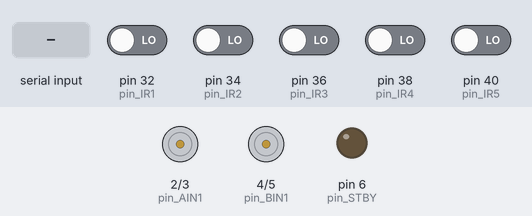
Recording of a sketch running on a simulated Arduino Mega 2560, built with avr-gcc and run on an emulated ATmega2560. On the bench: motor-driver pin pairs drawn as motors (green arrow = first pin HIGH = forward, orange = second pin HIGH = backward, longer = more drive, scaled by the enable pin, stopped while the standby pin is LOW), output pins drawn as LEDs (lit = HIGH). Inputs (shaded band) come from the test bench; at power-on: pin 32 (pin_IR1), pin 34 (pin_IR2), pin 36 (pin_IR3), pin 38 (pin_IR4), pin 40 (pin_IR5) LOW. Pins used as bus, display or sensor lines are not drawn.

Above: at 1.2 s.
1.3 s: "s\n" received over the second serial link
At 2.6 s:
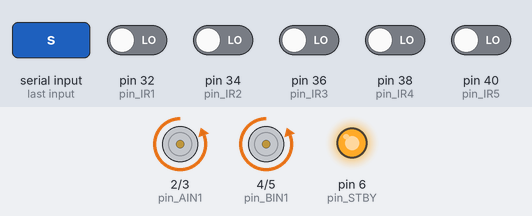
3.0 s: pin 32 (pin_IR1) driven HIGH
At 4.2 s:
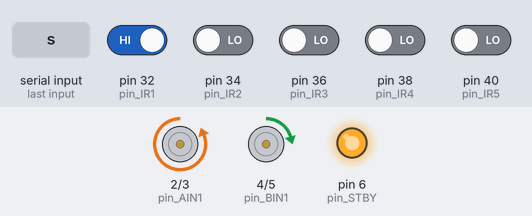
4.5 s: pin 34 (pin_IR2) driven HIGH
At 5.3 s:
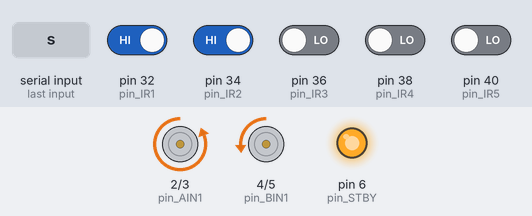
6.0 s: pin 36 (pin_IR3) driven HIGH
At 6.3 s:
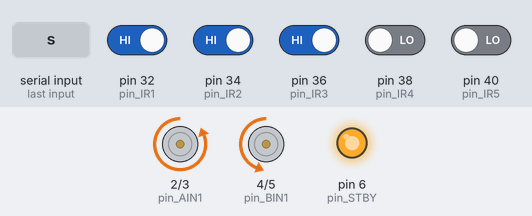
7.5 s: pin 38 (pin_IR4) driven HIGH
At 8.8 s:
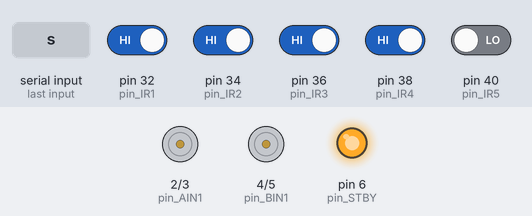
Timing chart, 0 to 10.0 s (numbered marks = the images above; inputs shaded):
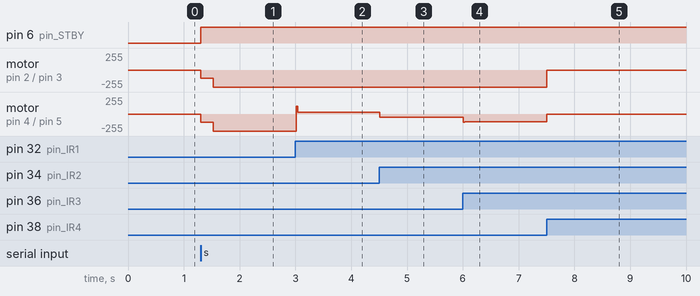

The sketch:

midterm_project.ino
```cpp
#include "bluetooth.h"
#include "RFID.h"
#include "node.h"

#define pin_PWMA 12
#define pin_PWMB 13
#define pin_AIN1 2
#define pin_AIN2 3
#define pin_BIN1 4
#define pin_BIN2 5
#define pin_STBY 6
#define pin_IR1 32
#define pin_IR2 34
#define pin_IR3 36
#define pin_IR4 38
#define pin_IR5 40
#define pin_RFID_SS 53
#define pin_RFID_RST 9
#define pin_BT_RX 18
#define pin_BT_TX 19

Bluetooth * bt;
IR_sensor * sensors[5];
RFID * rfid;
Motor * motor;

//status to represent the current state of the car
enum status {
  START, //initial state
  ADVANCING, //car is advancing on road
  GOING_STRAIGHT_THROUGH, //car is going straight through the node
  TURNING_LEFT, //car is turning left at the node
  TURNING_RIGHT, //car is turning right at the node
  U_TURNING, //car is making a U-turn at the node
  END //car is at the end of the road and halts
};

//position to represent the current position of the car
enum position{
  PATH, //car is on the path
  NODE //car is at the node
};

double lastError = 0.0; //for tracking
unsigned long loop_timer = 0; //to count the number of loops
unsigned long last_UID = 0; //to avoid sending the same UID multiple times
unsigned long last_enter_node_time = 0; //to record the time when the car enters the node to prevent from multiple enter into the same node
status last_turn = TURNING_LEFT; //to record the last turn direction for correcting the direction of U-turn
status current_status = START; //to record the current status of the car
status next_status = END; //to record the next status of the car
position current_position = PATH; //to record the current position of the car
bool sensors_read[5]; //to record the reading of the sensors

void setup() {
  Serial.begin(9600);
  SPI.begin();
  sensors[0] = new IR_sensor(pin_IR1);
  sensors[1] = new IR_sensor(pin_IR2);
  sensors[2] = new IR_sensor(pin_IR3);
  sensors[3] = new IR_sensor(pin_IR4);
  sensors[4] = new IR_sensor(pin_IR5);
  rfid = new RFID(pin_RFID_SS, pin_RFID_RST);
  motor = new Motor(pin_AIN1, pin_AIN2, pin_BIN1, pin_BIN2, pin_PWMA, pin_PWMB, pin_STBY);
  bt = new Bluetooth();

  for(int i = 0 ; i < 5 ; i++){
    sensors_read[i] = false;
  }
}


status temp = START; // for debugging

// void loop(){
//     for(int i = 0 ; i < 5 ; i++){
//       Serial.print(sensors[i]->is_on_line() == true);
//       Serial.print(" ");
//     }
//     Serial.println();
// }
// void loop(){
//   unsigned long UID = rfid->get_UID();
//   if(UID!=0){
//     byte byteArray[4];
//     rfid->UID_to_byteArray(byteArray, UID);
//     // bt->send_data(byteArray,4);
//     Serial.println(UID,HEX);
//   }
// }


void loop(){

  // char* UID_string;
  // UID_string = new char[15];
  // if(rfid->get_UID_string(UID_string)!=0){
  //   Serial.println(UID_string);
  // }
  // if(current_status != temp){
  //   Serial.println(current_status);
  //   temp = current_status;
  // }

  // Serial.println(current_status);
  switch(current_status){
    case START:
      if(bt->available() && bt->read_data() == 's'){ //if bluetooth recieved start command, switch to advancing
        current_status = ADVANCING;
        last_enter_node_time = millis();
        motor->motorWrite(120,120);
        delay(200);
      }
      break;


    case ADVANCING:

      while(true){
        //tracking and changing state
        if(loop_timer){
          char sensor_sum = 0;
          for(int i = 0 ; i < 5 ; i++){ sensors_read[i] = sensors[i]->is_on_line(); sensor_sum += sensors_read[i];}
          lastError = motor->tracking(lastError, sensors_read);

          if(current_position != NODE && sensor_sum >= 4 &&  millis() - 600 > last_enter_node_time){
            byte byteArray[1];
            byteArray[0] = 'n';
            bt->send_data(byteArray,1);
            current_position = NODE;
            current_status = next_status;
            last_enter_node_time = millis();
            break;
          }
          else if(current_position == NODE && sensor_sum <= 3 ){
            current_position = PATH;
            current_status = ADVANCING;
          }
        }

        // for UID, check every n loop
        if( loop_timer %1 == 0){
          byte byteArray[6];//index 0~3 for UID, index 4 for '\n'(for separation), index 5 for 'n'(to inform python for next step)
          unsigned long UID = rfid->get_UID();
          if( UID != 0 && UID != last_UID){
            // when getting UID, get next move without touching the "node"
            last_UID = UID;
            rfid->UID_to_byteArray(byteArray, UID);
            byteArray[4] = '\n';
            byteArray[5] = 'n';
            bt->send_data(byteArray,6);
            // Serial.println(UID,HEX);

            current_position = NODE;
            current_status = next_status;
            last_enter_node_time = millis();
            break;
          }


          //for bt, check every loop to change command in time
          if(bt->available()){
            char cmd = bt->read_data();
            // Serial.println(cmd);
            switch(cmd){
              case 'a':
                next_status = GOING_STRAIGHT_THROUGH;
                break;
              case 'l':
                next_status = TURNING_LEFT;
                break;
              case 'r':
                next_status = TURNING_RIGHT;
                break;
              case 'u':
                next_status = U_TURNING;
                break;
              case 'e':
                next_status = END;
                break;
            }
          }
        }

        loop_timer += 1;
      }
      break;

    case GOING_STRAIGHT_THROUGH:
      motor->motorWrite(230,255);
      delay(500);
      current_status = ADVANCING;
      next_status = ADVANCING;
      break;

    case TURNING_LEFT:
      motor->motorWrite(255,100);
      delay(800);
      last_turn = TURNING_LEFT;
      current_status = ADVANCING;
      next_status = ADVANCING;
      break;
    case TURNING_RIGHT:
      motor->motorWrite(90,255);
      delay(850);
      last_turn = TURNING_RIGHT;
      current_status = ADVANCING;
      next_status = ADVANCING;
      break;
    case U_TURNING:
      //base on the last direction of turning to determine the direction of U-turn to avoid hitting the edge of map
      if(last_turn == TURNING_LEFT){
        last_turn = TURNING_RIGHT;
        motor->motorWrite(255,-255);
        delay(500);
      }
      else{
        last_turn = TURNING_LEFT;
        motor->motorWrite(-255,255);
        delay(550);
      }
      current_status = ADVANCING;
      next_status = ADVANCING;
      break;
    case END:
      motor->motorWrite(0,0);
      if(bt->available() && bt->read_data() == 's'){ //if bluetooth recieved start command, switch to advancing
        current_status = ADVANCING;
        next_status = END;
        motor->motorWrite(120,120);
        delay(200);
        last_enter_node_time = millis();
      }
      break;

    default:
      break;
  }

}
```

RFID.h
```cpp
#include <SPI.h>
#include <MFRC522.h>

class RFID{
  MFRC522 *mfrc522;
  int block = 1, len = 18;
  byte buffer[18];

  public:
    RFID(int SS_PIN, int RST_PIN){
      mfrc522 = new MFRC522(SS_PIN, RST_PIN);
      mfrc522->PCD_Init();
    }

    String dump_byte_array(byte *buffer, byte bufferSize) {
      String res = "";
      for (byte i = 0; i < bufferSize; i++) {
        res += String(buffer[i], HEX);
      }
      res.toUpperCase();
      return res;
    }

    // String get_UID(){

    //   if( mfrc522->PICC_IsNewCardPresent() && mfrc522->PICC_ReadCardSerial() ){

    //     String UID = dump_byte_array(mfrc522->uid.uidByte, mfrc522->uid.size);
    //     Serial.println(UID);
    //     mfrc522->PICC_HaltA();
    //     mfrc522->PCD_StopCrypto1();

    //     return UID;
    //   }
    //   else{
    //     return "NONE";
    //   }
    // }


    // get the UID of RFID card in unsigned long format
    unsigned long get_UID(){
      if( mfrc522->PICC_IsNewCardPresent() && mfrc522->PICC_ReadCardSerial() ){
        unsigned long UID = 0;
        for(int i=0; i<4; i++){
          UID += mfrc522->uid.uidByte[i];
          UID <<= 8*(i<3);
        }
        mfrc522->PICC_HaltA();
        mfrc522->PCD_StopCrypto1();
        return UID;
      }
      else{
        return 0;
      }
    }

    // turn the UID of RFID card from unsigned long into char* format, returns 1 for success, 0 for fail
    // bool UID_to_string(unsigned long UID,char* UID_in_string){
    //   if(UID!=0){
    //     char upper_UID_string[6];
    //     char lower_UID_string[6];
    //     // char UID_in_string[15];
    //     int upper_UID = UID>>16;
    //     int lower_UID = (UID<<16)>>16;
    //     snprintf(upper_UID_string, 6, "%X", upper_UID);
    //     snprintf(lower_UID_string, 6, "%X", lower_UID);
    //     strcpy(UID_in_string,upper_UID_string);
    //     strcat(UID_in_string,lower_UID_string);
    //     return true;
    //   }
    //   else{
    //     return false;
    //   }
    // }

    void UID_to_byteArray(byte* byteArray, unsigned long UID){
      byteArray[0] = (byte)((UID >> 24) & 0xFF);
      byteArray[1] = (byte)((UID >> 16) & 0xFF);
      byteArray[2] = (byte)((UID >> 8) & 0xFF);
      byteArray[3] = (byte)(UID & 0xFF);
    }
};
```

bluetooth.h
```cpp
class Bluetooth{
  public:
    Bluetooth(){
      Serial1.begin(9600);
    }

    // check if there is data to read from buffer
    bool available(){
      return Serial1.available() > 0;
    }

    // read data from buffer
    char read_data(){
      return (char)Serial1.read();
    }

    // send data to bluetooth module and send it
    void send_data(String data){
      Serial1.write(data.c_str());
      Serial1.write('\n');
    }

    void send_data(char* data){
      Serial1.write(data);
      Serial1.write('\n');
    }

    void send_data(byte* byteArray, int size){
      for(int i = 0 ; i < size ; i++){
        Serial1.write(byteArray[i]);
      }
      Serial1.write('\n');
    }
};
```

node.h
```cpp
#include "track.h"

// void turn2(Motor* motor, char cmd){
//   switch()
// }

void turn (Motor* motor, char cmd) {
  if (cmd == 'a'){
    motor->move(120, 150, 175);
  }
  if (cmd == 'l'){
    motor->move(100, 100, 100);
    motor->move(75, 200, 50);
    bool ir[] = {0, 0, 1, 0, 0};
    motor->moveTill(ir, 5, 150, 0);
  }
  if (cmd == 'r'){
    motor->move(100, 100, 100);
    motor->move(75, 50, 200);
    bool ir[] = {0, 0, 1, 0, 0};
    motor->moveTill(ir, 5, 0, 150);
  }
  if (cmd == 'u'){
    motor->move(60, 120, 120);
    motor->move(100, -200, 200);
    bool ir[] = {0, 0, 1, 0, 0};
    motor->moveTill(ir, 5, -100, 100);
  }
  if (cmd == 'e'){
    motor->move(30, 120, 120);
    motor->motorWrite(0, 0);
  }
  if (cmd == 's'){
    motor->move(10, 120, 120);
    bool ir[] = {0, 0, 1, 0, 0};
    motor->moveTill(ir, 5, 120, 124);
  }
  return;
}
```

track.h
```cpp
class IR_sensor{
  int pin_num ,value;

  public:
    IR_sensor(int num):pin_num(num){
      pinMode(pin_num, INPUT);
    }

    bool is_on_line(){
      return digitalRead(pin_num)>0;
    }
};

class Motor{
  int AIN1, AIN2, BIN1, BIN2, PWMA, PWMB, STBY;
  double wL2 = -2, wL1 = -1, wM = 0, wR1 = 1, wR2 = 2, Ldiff = 1, Rdiff = 1;

  public:
    Motor(int AIN1, int AIN2, int  BIN1, int BIN2, int PWMA, int PWMB, int STBY){
      this->AIN1 = AIN1;
      this->AIN2 = AIN2;
      this->BIN1 = BIN1;
      this->BIN2 = BIN2;
      this->PWMA = PWMA;
      this->PWMB = PWMB;
      this->STBY = STBY;

      pinMode(AIN1,OUTPUT);
      pinMode(AIN2,OUTPUT);
      pinMode(BIN1,OUTPUT);
      pinMode(BIN2,OUTPUT);
      pinMode(PWMA,OUTPUT);
      pinMode(PWMB,OUTPUT);
      pinMode(STBY,OUTPUT);
    }

    void motorWrite(double vL, double vR){
      vL = vL>255 ? 255 : vL;
      vL = vL<-255 ? -255 : vL;
      vR = vR>255 ? 255 : vR;
      vR = vR<-255 ? -255 : vR;
      vR *= Rdiff;
      vL *= Ldiff;
      if(vL>=0){
        digitalWrite(STBY, HIGH);
        digitalWrite(AIN1, LOW);
        digitalWrite(AIN2, HIGH);
        analogWrite(PWMA,vL);
      }
      else{
        digitalWrite(STBY, HIGH);
        digitalWrite(AIN1, HIGH);
        digitalWrite(AIN2, LOW);
        analogWrite(PWMA,vL*-1);
      }
      if(vR>=0){
        digitalWrite(STBY, HIGH);
        digitalWrite(BIN1, LOW);
        digitalWrite(BIN2, HIGH);
        analogWrite(PWMB,vR);
      }
      else{
        digitalWrite(STBY, HIGH);
        digitalWrite(BIN1, HIGH);
        digitalWrite(BIN2, LOW);
        analogWrite(PWMB,vR*-1);
      }
    }
    void stop(){
      digitalWrite(STBY, LOW);
    }

    double tracking(double lastError, bool* bSensors){
      int L2 = bSensors[0];
      int L1 = bSensors[1];
      int M = bSensors[2];
      int R1 = bSensors[3];
      int R2 = bSensors[4];
      double error = 0.0;
      if(L2||L1||M||R1||R2){
        error = (wL2*L2 + wL1*L1 + wM*M + wR1*R1 + wR2*R2)/(L1+L2+M+R1+R2);
        // error = (L1+L2+M+R1+R2)*1.0;
      }
      double Kp = 140, Tp = 255, Kd = 10;
      // Kd is not tuned yet
      double correction = Kp*error + Kd*(error-lastError);
      double vL = Tp - correction;
      double vR = Tp + correction;
      if(L1 && L2 && M && R1 && R2) error = -1;
      motorWrite(vL, vR);
      return error;
    }

    // [blocking] move for t ms with vL, vR
    void move(double t, double vL, double vR){
      while(t >= 0){
        motorWrite(vL, vR);
        t -= 10;
        delay(100);
      }
    }

    void moveTill(bool* ir, int ir_size, double vL, double vR);
};
```

Measured:
- after the input at 1.3 s, pin 6 (pin_STBY): LOW → HIGH at once; motor on pin 2 (pin_AIN1) / pin 3 (pin_AIN2), motor on pin 4 (pin_BIN1) / pin 5 (pin_BIN2): stopped → backward 120/255 at once, → backward 255/255 0.23 s later
- after the input at 3.0 s, motor on pin 4 (pin_BIN1) / pin 5 (pin_BIN2): backward 255/255 → forward 25/255 at once
- after the input at 4.5 s, motor on pin 4 (pin_BIN1) / pin 5 (pin_BIN2): forward 25/255 → backward 45/255 at once
- after the input at 6.0 s, motor on pin 4 (pin_BIN1) / pin 5 (pin_BIN2): backward 45/255 → backward 115/255 at once
- after the input at 7.5 s, motor on pin 2 (pin_AIN1) / pin 3 (pin_AIN2): backward 255/255 → stopped at once; motor on pin 4 (pin_BIN1) / pin 5 (pin_BIN2): backward 115/255 → stopped at once
